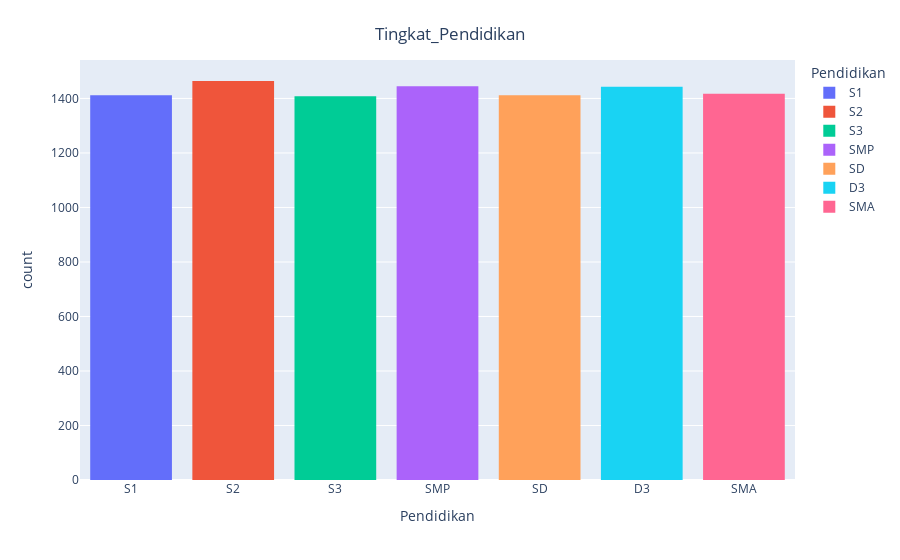

Notebook code cell kept with this figure:
### Code cell
fig = px.histogram(df['Pendidikan'], x="Pendidikan", color="Pendidikan")
fig.update_layout(title={
    'text':'Tingkat_Pendidikan',
    'y':0.95,
    'x':0.5,
    'xanchor': 'center',
    'yanchor': 'top'
})
fig.show()

### Figure 1 — Plotly figure (JSON) as saved in the notebook; plotly's stock layout.template omitted (floating-point values rounded to 4 significant figures; data arrays with more than 128 entries replaced by an {"elided": "..."} marker saying what was removed)
{"data": [{"alignmentgroup": "True", "bingroup": "x", "hovertemplate": "Pendidikan=%{x}<br>count=%{y}<extra></extra>", "legendgroup": "S1", "marker": {"color": "#636efa", "pattern": {"shape": ""}}, "name": "S1", "offsetgroup": "S1", "orientation": "v", "showlegend": true, "type": "histogram", "x": {"elided": "1412 str values"}, "xaxis": "x", "yaxis": "y"}, {"alignmentgroup": "True", "bingroup": "x", "hovertemplate": "Pendidikan=%{x}<br>count=%{y}<extra></extra>", "legendgroup": "S2", "marker": {"color": "#EF553B", "pattern": {"shape": ""}}, "name": "S2", "offsetgroup": "S2", "orientation": "v", "showlegend": true, "type": "histogram", "x": {"elided": "1464 str values"}, "xaxis": "x", "yaxis": "y"}, {"alignmentgroup": "True", "bingroup": "x", "hovertemplate": "Pendidikan=%{x}<br>count=%{y}<extra></extra>", "legendgroup": "S3", "marker": {"color": "#00cc96", "pattern": {"shape": ""}}, "name": "S3", "offsetgroup": "S3", "orientation": "v", "showlegend": true, "type": "histogram", "x": {"elided": "1408 str values"}, "xaxis": "x", "yaxis": "y"}, {"alignmentgroup": "True", "bingroup": "x", "hovertemplate": "Pendidikan=%{x}<br>count=%{y}<extra></extra>", "legendgroup": "SMP", "marker": {"color": "#ab63fa", "pattern": {"shape": ""}}, "name": "SMP", "offsetgroup": "SMP", "orientation": "v", "showlegend": true, "type": "histogram", "x": {"elided": "1445 str values"}, "xaxis": "x", "yaxis": "y"}, {"alignmentgroup": "True", "bingroup": "x", "hovertemplate": "Pendidikan=%{x}<br>count=%{y}<extra></extra>", "legendgroup": "SD", "marker": {"color": "#FFA15A", "pattern": {"shape": ""}}, "name": "SD", "offsetgroup": "SD", "orientation": "v", "showlegend": true, "type": "histogram", "x": {"elided": "1412 str values"}, "xaxis": "x", "yaxis": "y"}, {"alignmentgroup": "True", "bingroup": "x", "hovertemplate": "Pendidikan=%{x}<br>count=%{y}<extra></extra>", "legendgroup": "D3", "marker": {"color": "#19d3f3", "pattern": {"shape": ""}}, "name": "D3", "offsetgroup": "D3", "orientation": "v", "showlegend": true, "type": "histogram", "x": {"elided": "1443 str values"}, "xaxis": "x", "yaxis": "y"}, {"alignmentgroup": "True", "bingroup": "x", "hovertemplate": "Pendidikan=%{x}<br>count=%{y}<extra></extra>", "legendgroup": "SMA", "marker": {"color": "#FF6692", "pattern": {"shape": ""}}, "name": "SMA", "offsetgroup": "SMA", "orientation": "v", "showlegend": true, "type": "histogram", "x": {"elided": "1417 str values"}, "xaxis": "x", "yaxis": "y"}], "layout": {"barmode": "relative", "legend": {"title": {"text": "Pendidikan"}, "tracegroupgap": 0}, "margin": {"t": 60}, "title": {"text": "Tingkat_Pendidikan", "x": 0.5, "xanchor": "center", "y": 0.95, "yanchor": "top"}, "xaxis": {"anchor": "y", "categoryarray": ["S1", "S2", "S3", "SMP", "SD", "D3", "SMA"], "categoryorder": "array", "domain": [0, 1], "title": {"text": "Pendidikan"}}, "yaxis": {"anchor": "x", "domain": [0, 1], "title": {"text": "count"}}}}
